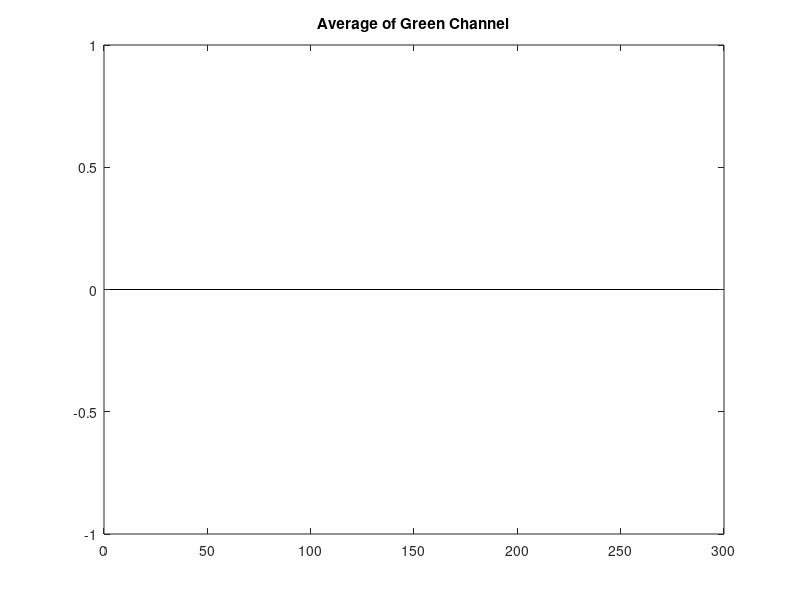

Reproduce this figure in MATLAB.
image_dir = 'C:\Users\Firda Sabrina\Documents\Kuli-Ah\TUGAS KULIAH\TUGAS SEM 6\Pengolahan Citra Biomedika\TUBES\MATLAB\testing';

image_files = dir(fullfile(image_dir, '*.png'));

sum_histogram = zeros(256, 1);

for idx = 1:length(image_files)
    fullFileName = fullfile(image_files(idx).folder, image_files(idx).name);

    img = imread(fullFileName);

    greenChannel = rgb_image(:,:,2);
    [counts, ~] = imhist(greenChannel);
    sum_histogram = sum_histogram + counts;
end

%calculate avg histogram
average_hist = sum_histogram/length(image_files);
figure;
bar(average_hist);
title("Average of Green Channel");